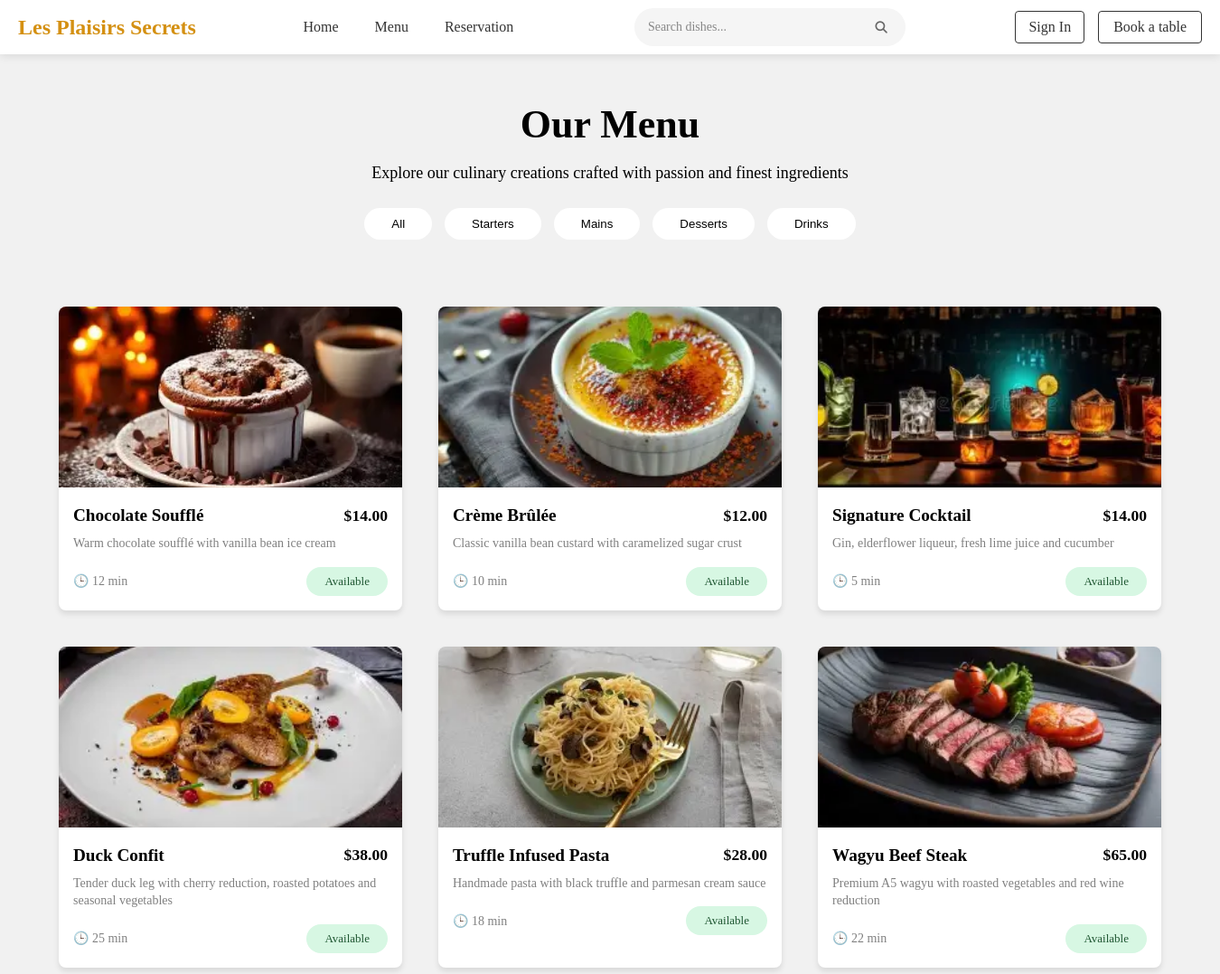
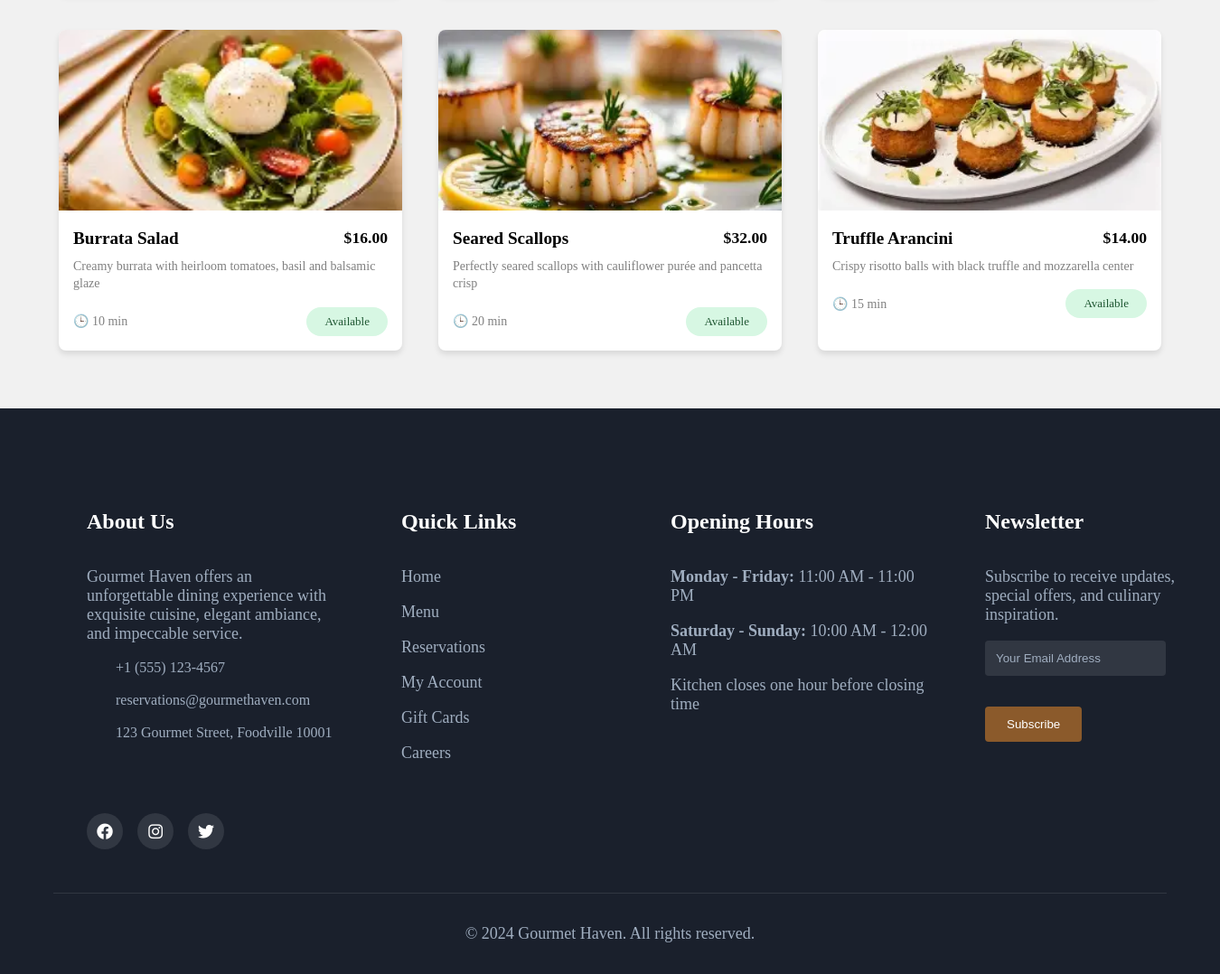
The app's page /menu/ with its own data (2 pictures, top to bottom).
### web_app/models.py (models this page shows, shortened)
class Menu(models.Model):
    dish_name = models.CharField('Dish name', max_length=100)
    category = models.CharField('Category', max_length=20)
    price = models.DecimalField('Price', max_digits=8, decimal_places=2)
    description = models.TextField('Description')
    cooking_time = models.IntegerField('Cooking time (min)', default=15)
    is_available = models.BooleanField('Available', default=True)
    image_name = models.CharField('Image filename', max_length=100, default='default.jpg')
    class Meta:
        verbose_name = 'Dish'
        verbose_name_plural = 'Menu'
        ordering = ['category', 'dish_name']

### web_app/views.py (the view)
# urls.py: path('menu/', views.menu, name='menu'),
def menu(request):
    search = request.GET.get('q', '')
    dishes = Menu.objects.filter(is_available=True)
    if search:
        dishes = dishes.filter(dish_name__icontains=search)
    return render(request, 'menu.html', {
        'dishes': dishes,
        'search': search
    })

### web_app/templates/menu.html (shortened to what this page needs)
{% extends 'base.html' %}
{% load static %}
{% block extra_css %}
    <link rel="stylesheet" href="{% static 'menu.css' %}">
{% endblock %}
{% block content %}
<section class="menu-section">
  <div class="menu-content">
    <h1>Our Menu</h1>
    <p>Explore our culinary creations crafted with passion and finest ingredients</p>
    <button class="menu-btn">All</button>
    <button class="menu-btn">Starters</button>
    <button class="menu-btn">Mains</button>
    <button class="menu-btn">Desserts</button>
    <button class="menu-btn">Drinks</button>
  </div>
</section>
<section class="menu_grid">
  {% for dish in dishes %}
  <div class="dish_card">
    <img src="{% static 'images/' %}{{ dish.image_name }}" alt="{{ dish.dish_name }}"/>
    <div class="dish_info">
      <div class="dish_header">
          <h3>{{ dish.dish_name }}</h3>
          <span class="price">${{ dish.price }}</span>
      </div>
      <p>{{ dish.description }}</p>
      <div class="dish_footer">
        <span class="time">🕒 {{ dish.cooking_time }} min</span>
        <span class="status {% if dish.is_available %}available{% else %}unavailable{% endif %}">
          {{ dish.is_available|yesno:"Available,Unavailable" }}
        </span>
      </div>
    </div>
  </div>
  {% endfor %}
</section>
{% endblock %}

### web_app/static/style.css (style rules this page uses)
body { background-color: rgb(241, 241, 241); margin: 0; padding: 0; }
.menu_grid { display: grid; grid-template-columns: 380px 380px 380px; gap: 40px; margin-bottom: 3rem; padding: 1rem; justify-content: center; }
.dish_card { width: 380px; background: white; border-radius: 8px; overflow: hidden; box-shadow: 0 4px 6px rgba(0, 0, 0, 0.1); transition: transform 0.3s ease; }
.dish_card img { width: 100%; height: 200px; object-fit: cover; }
.dish_info { padding: 1rem; }
.dish_info p { color: gray; font-size: 14px; margin: 10px 0; line-height: 1.4; }
.dish_header { display: flex; justify-content: space-between; align-items: center; margin-bottom: 0.5rem; }
.dish_header h3 { margin: 0; font-size: 1.3rem; color: #000; }
.price { color: #000; font-weight: bold; font-size: 1.2rem; }
.dish_footer { display: flex; justify-content: space-between; margin-top: 1rem; align-items: center; }
.dish_footer .time { color: gray; font-size: 14px; }
.dish_footer .status { padding: 6px 16px; border: none; color: #1e5631; background-color: #d7f7e3; border-radius: 20px; font-size: 13px; font-weight: 500; }

### web_app/static/menu.css (style rules this page uses)
body { background-color: rgb(241, 241, 241); margin: 0; padding: 0; }
.menu-section { width: 100vw; background-color: rgb(241, 241, 241); background-position: center; display: flex; align-items: center; justify-content: center; padding-bottom: 3rem; }
.menu-content { padding-top: 7rem; position: relative; text-align: center; }
.menu-content h1 { color: #000; font-size: 44px; }
p { color: #000; font-size: 18px; }
.menu-btn { margin: 10px 5px; padding: 10px 30px; border-radius: 25px; border: none; background-color: white; }
.menu_grid { display: grid; grid-template-columns: 380px 380px 380px; gap: 40px; margin-bottom: 3rem; padding: 1rem; justify-content: center; }
.dish_card { width: 380px; background: white; border-radius: 8px; overflow: hidden; box-shadow: 0 4px 6px rgba(0, 0, 0, 0.1); }
.dish_card img { width: 380px; height: 200px; object-fit: cover; }
.dish_info { padding: 1rem; }
.dish_info span { color: #000; }
.dish_info p { color: gray; }
.dish_header { display: flex; justify-content: space-between; align-items: center; margin-bottom: 0.5rem; }
.dish_header h3 { margin: 0; font-size: 1.2rem; }
.price { color: #000; font-weight: bold; font-size: 1.1rem; }
.dish_footer { display: flex; justify-content: space-between; margin-top: 1rem; align-items: center; }
.dish_footer .time { color: gray; }
.dish_footer .status { padding: 8px 20px; border: none; color: #1e5631; background-color: #d7f7e3; border-radius: 20px; }

### web_app/static/navigation.css (style rules this page uses)
body { margin: 0; padding: 0; }
h1 { color: rgb(212, 144, 18); margin: 0; }

### web_app/static/footer.css (style rules this page uses)
body { margin: 0; padding: 0; }
.footer-content p, span, .button-text { color: #a0aec0; }

### records on screen
Menu: image_name (picture), dish_name "Chocolate Soufflé", price "14.00", description "Warm chocolate soufflé with vanilla bean ice cream", cooking_time "12", is_available "Available"
Menu: image_name (picture), dish_name "Crème Brûlée", price "12.00", description "Classic vanilla bean custard with caramelized sugar crust", cooking_time "10", is_available "Available"
Menu: image_name (picture), dish_name "Signature Cocktail", price "14.00", description "Gin, elderflower liqueur, fresh lime juice and cucumber", cooking_time "5", is_available "Available"
Menu: image_name (picture), dish_name "Duck Confit", price "38.00", description "Tender duck leg with cherry reduction, roasted potatoes and seasonal vegetables", cooking_time "25", is_available "Available"
Menu: image_name (picture), dish_name "Truffle Infused Pasta", price "28.00", description "Handmade pasta with black truffle and parmesan cream sauce", cooking_time "18", is_available "Available"
Menu: image_name (picture), dish_name "Wagyu Beef Steak", price "65.00", description "Premium A5 wagyu with roasted vegetables and red wine reduction", cooking_time "22", is_available "Available"
Menu: image_name (picture), dish_name "Burrata Salad", price "16.00", description "Creamy burrata with heirloom tomatoes, basil and balsamic glaze", cooking_time "10", is_available "Available"
Menu: image_name (picture), dish_name "Seared Scallops", price "32.00", description "Perfectly seared scallops with cauliflower purée and pancetta crisp", cooking_time "20", is_available "Available"
Menu: image_name (picture), dish_name "Truffle Arancini", price "14.00", description "Crispy risotto balls with black truffle and mozzarella center", cooking_time "15", is_available "Available"
